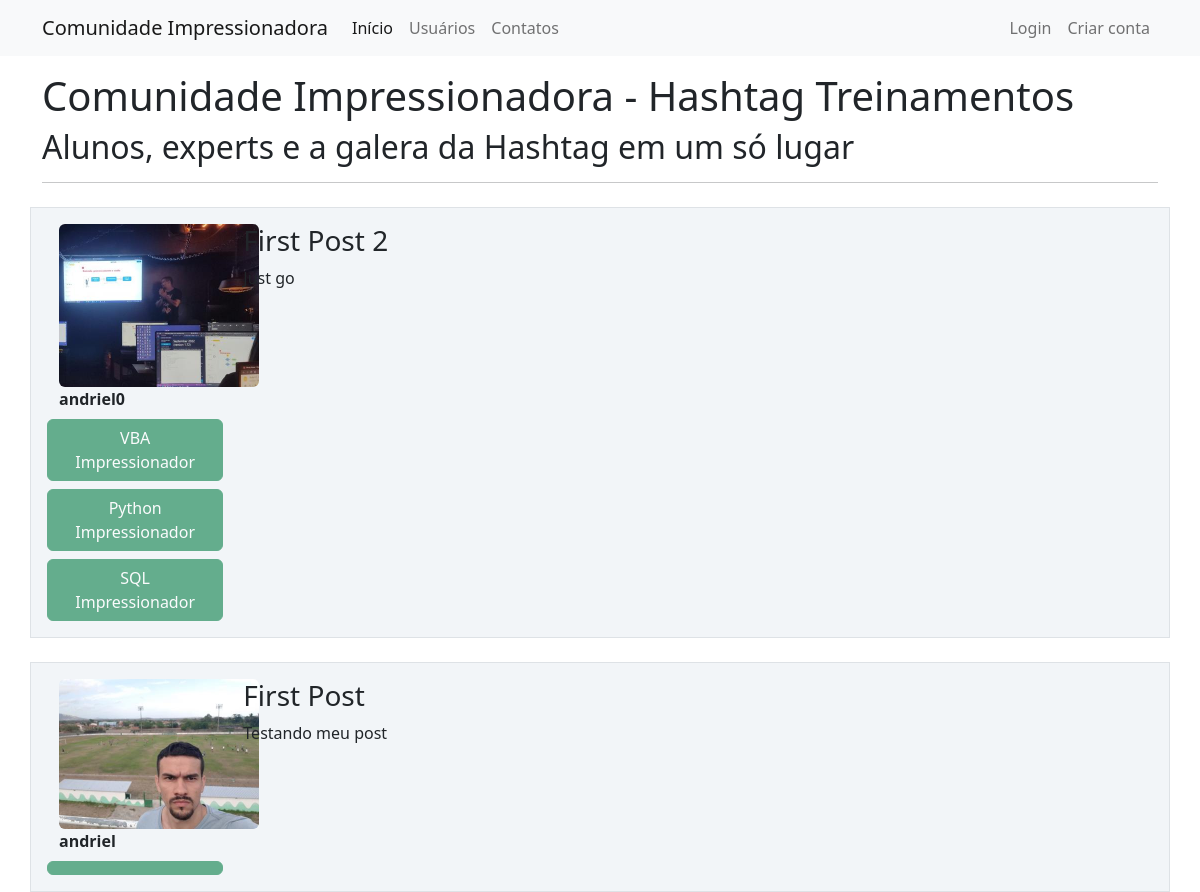
The page / on the database its author committed.
### comunidadeimpressionadora/models.py (models this page shows)
class Post(database.Model):
    id = database.Column(database.Integer, primary_key=True)
    titulo = database.Column(database.String, nullable=False)
    corpo = database.Column(database.Text, nullable=False)
    data_criacao = database.Column(database.DateTime, nullable=False, default=datetime.utcnow)
    id_usuario = database.Column(database.Integer, database.ForeignKey('usuario.id'), nullable=False)

class Usuario(database.Model, UserMixin):
    id = database.Column(database.Integer, primary_key=True)
    username = database.Column(database.String, nullable=False)
    email = database.Column(database.String, unique=True, nullable=False)
    senha = database.Column(database.String, nullable=False)
    foto_perfil = database.Column(database.String, default='default.jpg', nullable=False)
    posts = database.relationship('Post', backref='autor', lazy=True)
    cursos = database.Column(database.String, default='Não informado', nullable=False)

### comunidadeimpressionadora/routes.py (the view)
@app.route("/")
def home():
    posts = Post.query.order_by(Post.id.desc())
    return render_template('homepage.html', posts=posts)

### comunidadeimpressionadora/templates/homepage.html
{% extends 'base.html' %}
{% block body %}
    <div class="container mt-3">
        <h1 class="color:orange">Comunidade Impressionadora - Hashtag Treinamentos</h1>
        <h2>Alunos, experts e a galera da Hashtag em um só lugar</h2>
        <hr>
        {% for post in posts %}
        <div class="row border mt-4 p-3 meupost">
            <div class="col col-2">
                <div class="image pe-2">
                    <img src="{{ url_for('static', filename='fotos_perfil/{}'.format(post.autor.foto_perfil)) }}" class="rounded" width="200" >
                    <br>
                    <strong>{{ post.autor.username }}</strong>
                    <div class="row justify-content-center">
                        {% for curso in post.autor.cursos.split(';') %}
                            <button type="button" class="btn btn-success disabled mt-2">{{ curso }}</button>
                        {% endfor %}
                    </div>
                </div>
            </div>
            <div class="col col-10">
                <h3>{{ post.titulo }}</h3>
                <p>{{ post.corpo }}</p>
            </div>
        </div>
        {% endfor %}
    </div>
{% endblock %}

### comunidadeimpressionadora/static/main.css (style rules this page uses)
.meupost { background: #f2f5f8; }

### rows shown on the page
Post: foto_perfil (picture), autor.username "andriel0", curso "VBA Impressionador" "Python Impressionador" "SQL Impressionador", titulo "First Post 2", corpo "Just go"
Post: foto_perfil (picture), autor.username "andriel", titulo "First Post", corpo "Testando meu post"
